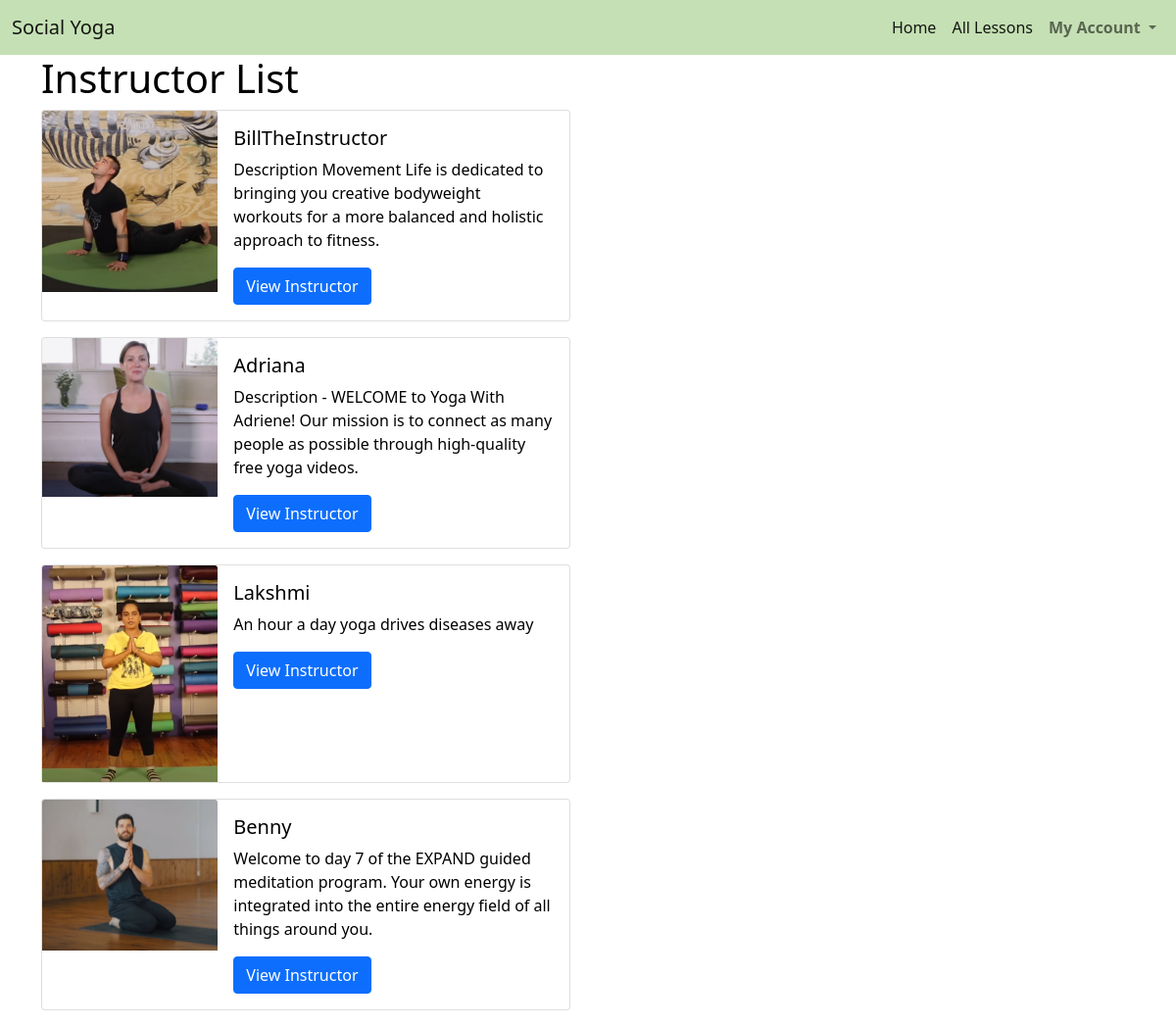
/profiles/instructors/, run on the app's committed database.
### profiles/models.py (models this page shows)
class UserProfile(models.Model):
    user = models.OneToOneField(User, on_delete=models.CASCADE)
    first_name = models.CharField(max_length=50, null=False, blank=False)
    last_name = models.CharField(max_length=50, null=False, blank=False)
    is_instructor = models.BooleanField(default=False)
    card_description = models.TextField(max_length=512)
    profile_description = models.TextField()
    image = models.ImageField(null=True, blank=True, upload_to='profile_images/')
    image_url = models.URLField(max_length=1024, null=True, blank=True)
    rating = models.DecimalField(max_digits=5, decimal_places=0, null=True, blank=True)
    def __str__(self):
        return self.user.username

### profiles/views.py (the view)
# urls.py: path('instructors/', views.instructors, name='instructors'),
def instructors(request):
    instructor_list = UserProfile.objects.filter(is_instructor=True)
    template = 'profiles/instructors.html'
    context = {
        'instructor_list': instructor_list
    }
    return render(request, template, context)

### profiles/templates/profiles/instructors.html (shortened to what this page needs)
{% extends "base.html" %}
{% load static %}
{% block content %}
    <div class="overlay"></div>
    <div class="container h-100">
        <div class="row h-100">
            <div class="col">
                <h1>Instructor List</h1>
                    {% for instructor in instructor_list %}
                        <div class="card mb-3" style="max-width: 540px;">
                            <div class="row g-0">
                                <div class="col-md-4">
                                {% if instructor.image %}
                                    <img src="{{ instructor.image.url }}" class="card-img-top" alt="{{ instructor.first_name }}">
                                {% endif %}
                                </div>
                                <div class="col-md-8">
                                    <div class="card-body">
                                        <h5 class="card-title">{{ instructor }}</h5>
                                        <p class="card-text">{{ instructor.card_description }}</p>
                                        <p class="card-text"><a class="btn btn-primary" href="{% url 'instructor_profile' instructor.id %}" role="button">View Instructor</a></p>
                                    </div>
                                </div>
                            </div>
                        </div>
                    {% endfor %}
            </div>
        </div>
    </div>
{% endblock %}

### static/css/base.css (style rules this page uses)
body { background: url('/media/background-image.jpg') no-repeat center center fixed; background-size: cover; height: calc(100vh - 164px); color: black; }
.overlay { height: 100%; width: 100%; top: 0; left: 0; position: fixed; background: white; z-index: -1; }

### data on the page
UserProfile: image (picture), user.username "BillTheInstructor", card_description "Description Movement Life is dedicated to bringing you creative bodyweight workouts for a more balanced and holistic approach to fitness."
UserProfile: image (picture), user.username "Adriana", card_description "Description - WELCOME to Yoga With Adriene! Our mission is to connect as many people as possible through high-quality free yoga videos."
UserProfile: image (picture), user.username "Lakshmi", card_description "An hour a day yoga drives diseases away"
UserProfile: image (picture), user.username "Benny", card_description "Welcome to day 7 of the EXPAND guided meditation program. Your own energy is integrated into the entire energy field of all things around you."
